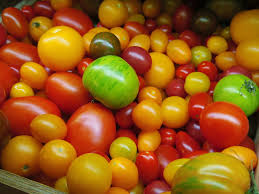
#> input picture opencv/tutorial/random/0002.jpeg, 259 x 194 px, found by its file name
$ python 01_drawing.py
#> lines starting #> are read from the running program, lines starting #| are printed output that depends on the picture; after the words box and inside, x2 and y2 are one past the last pixel; in counts of white or black regions, pixels touching at a corner belong together
import numpy as np
import cv2

# # some common arguments as given below:

# #         img : The image where you want to draw the shapes
# #         color : Color of the shape. for BGR, pass it as a tuple, eg: (255,0,0) for blue. For grayscale, just pass the scalar value.
# #         thickness : Thickness of the line or circle etc. If -1 is passed for closed figures like circles, it will fill the shape. default thickness = 1
# #         lineType : Type of line, whether 8-connected, anti-aliased line etc. By default, it is 8-connected. cv2.LINE_AA gives anti-aliased line which looks great for curves.

# create a black image
black_img = np.zeros((512, 512, 3), np.uint8)
cv2.imshow('title', black_img)
cv2.waitKey(0)

# draw a diagonal blue line with thickness of 5px
diag_line = cv2.line(img=black_img,
                     pt1=(0, 0),
                     pt2=(511, 511),
                     color=(255, 0, 0),
                     thickness=5)
cv2.imshow('title', diag_line)
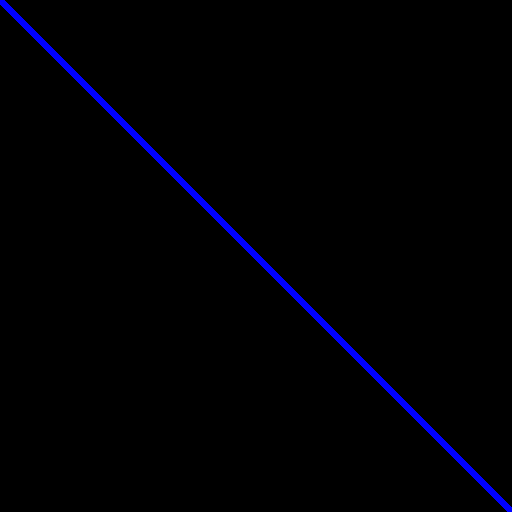
#> window 'title': shape (512, 512, 3); mean B, G, R 4.5, 0, 0
cv2.waitKey(0)

# draw rectangle
rect_img = cv2.rectangle(img=black_img,
                         pt1=(384, 0),
                         pt2=(510, 128),
                         color=(0, 255, 0),
                         thickness=3)
cv2.imshow('title', rect_img)
cv2.waitKey(0)

# drawing circle
circle_img = cv2.circle(img=diag_line,
                        center=(447, 63),
                        radius=63,
                        color=(0, 0, 255),
                        thickness=-1)
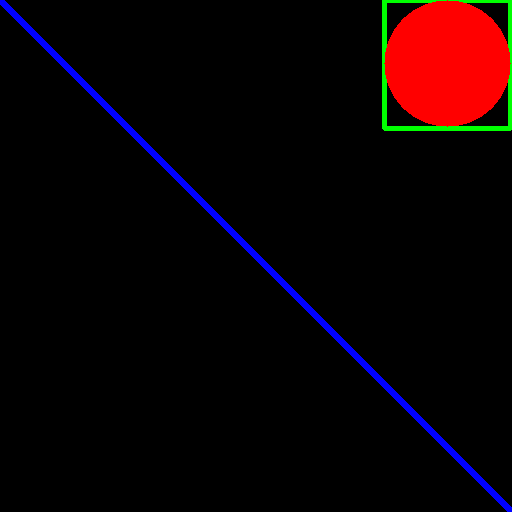
#> circle_img: shape (512, 512, 3); mean of channels 0, 1, 2 4.5, 1.9, 12.1; drawn as B, G, R
cv2.imshow('title', circle_img)
cv2.waitKey(0)

# draw Ellipse
black_img = np.zeros((512, 512, 3), np.uint8)
ellipse_image = cv2.ellipse(img=black_img,
                            center=(256, 256),
                            axes=(100, 50),
                            angle=0,
                            startAngle=0,
                            endAngle=180,
                            color=(0, 0, 255),
                            thickness=-1)
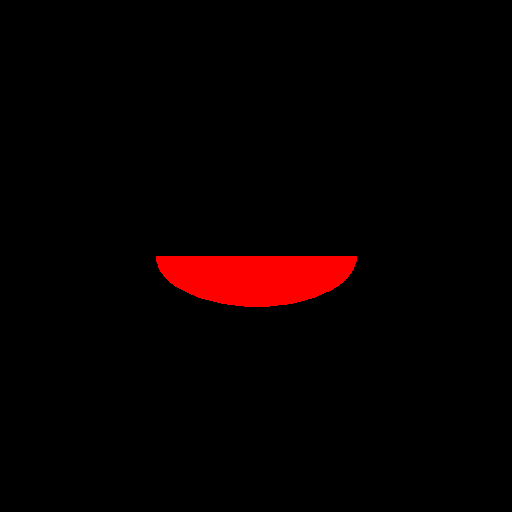
#> black_img: shape (512, 512, 3); mean of channels 0, 1, 2 0, 0, 7.8; drawn as B, G, R
cv2.imshow('title', ellipse_image)
cv2.waitKey(0)

# draw Polygon
pts = np.array([[10, 5],
                [20, 30],
                [70, 20],
                [50, 10]], np.int32)
pts =pts.reshape((-1,1,2))
black_img = np.zeros((512, 512, 3), np.uint8)
polygon_img =cv2.polylines(black_img,pts=[pts],isClosed=True,color=(0,255,255))
cv2.imshow('title',polygon_img)
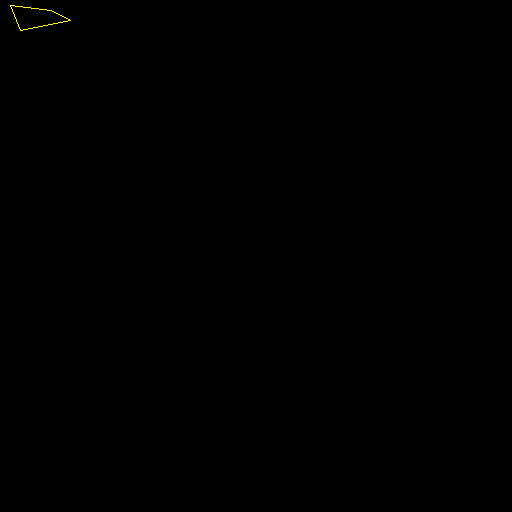
#> window 'title': shape (512, 512, 3); mean B, G, R 0, 0.1, 0.1
cv2.waitKey(0)

# Adding text to images
font = cv2.FONT_HERSHEY_SIMPLEX
img = cv2.imread('../data/random/0002.jpeg')
#> img is the input picture: shape (194, 259, 3); mean B, G, R 21.3, 88.6, 151
# img = np.zeros((512, 512, 3), np.uint8)
cv2.putText(img, text = 'Hello There',org = (45,30),
            fontFace = font, fontScale = 1,
            color = (160,255,122),thickness = 2, lineType =cv2.LINE_AA)
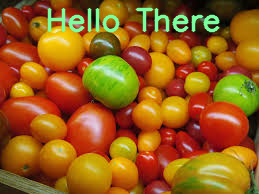
#> img: shape (194, 259, 3); 3.95% of pixels changed, all inside (x1, y1, x2, y2) = (47, 7, 220, 33)
cv2.imshow('title',img)
cv2.waitKey(0)

$ run again, with opencv/tutorial/random/0001.jpeg copied over opencv/tutorial/random/0002.jpeg
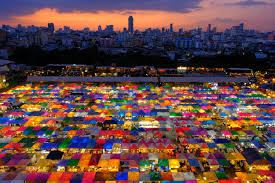
#> input picture opencv/tutorial/random/0001.jpeg, 275 x 183 px, found by its file name
#> img is the input picture: shape (183, 275, 3); mean B, G, R 69.1, 71.8, 102.1
#> `cv2.putText(img, text = 'Hello There',org = (45,30), fontFace = font, ..`:
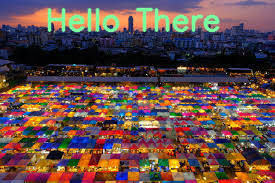
#> img: shape (183, 275, 3); 3.93% of pixels changed, all inside (x1, y1, x2, y2) = (47, 7, 220, 33)

$ run again, with opencv/tutorial/random/0003.jpeg copied over opencv/tutorial/random/0002.jpeg
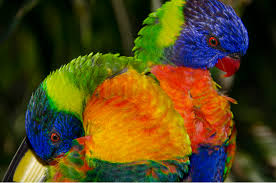
#> input picture opencv/tutorial/random/0003.jpeg, 276 x 183 px, found by its file name
#> img is the input picture: shape (183, 276, 3); mean B, G, R 26.8, 69.4, 84.3
#> `cv2.putText(img, text = 'Hello There',org = (45,30), fontFace = font, ..`:
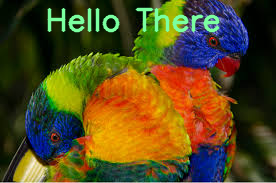
#> img: shape (183, 276, 3); 3.93% of pixels changed, all inside (x1, y1, x2, y2) = (47, 7, 220, 33)

$ run again, with opencv/tutorial/random/0004.jpeg copied over opencv/tutorial/random/0002.jpeg
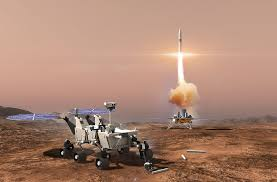
#> input picture opencv/tutorial/random/0004.jpeg, 277 x 182 px, found by its file name
#> img is the input picture: shape (182, 277, 3); mean B, G, R 114.7, 132.7, 170
#> `cv2.putText(img, text = 'Hello There',org = (45,30), fontFace = font, ..`:
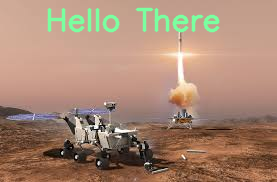
#> img: shape (182, 277, 3); 3.92% of pixels changed, all inside (x1, y1, x2, y2) = (47, 7, 220, 33)
